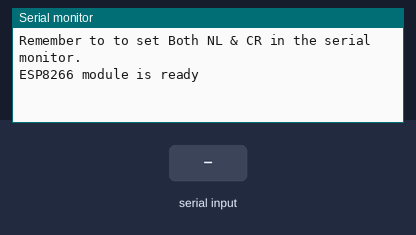
Simulated run of this sketch. Board: Arduino Uno, built with avr-gcc and run on an emulated ATmega328P. Shown: the last lines printed to the serial monitor. Inputs (shaded band) come from the test bench.

Above: at 1.2 s.
1.3 s: "1" received over the second serial link
At 2.5 s:
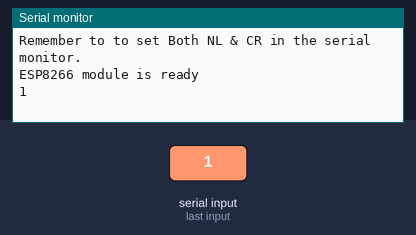
2.8 s: "0" received over the second serial link
At 3.9 s:
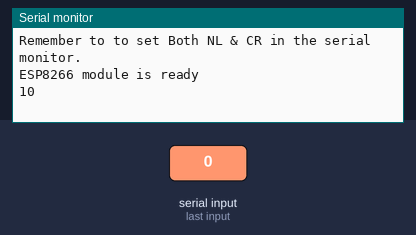

The sketch:

dialogue.ino
```cpp
// (licence header left out)
#include "SoftwareSerial.h"

#define RX_PIN 2
#define TX_PIN 3

SoftwareSerial SerialEsp(RX_PIN, TX_PIN);

void setup()
{
  // Begin serial communication with the host computer
  Serial.begin(115200);
  Serial.println("Remember to to set Both NL & CR in the serial monitor.");

  // Begin serial communication with the ESP8266 module
  SerialEsp.begin(115200);
  Serial.println("ESP8266 module is ready");
}

void loop()
{
  // We have available information to read
  if (SerialEsp.available()) {
    Serial.write(SerialEsp.read());
  }

  // We have available information to write
  if (Serial.available()) {
    SerialEsp.write(Serial.read());
  }
}
```

Measured:
- after the input at 1.3 s, the serial monitor: prints a new line at once (image 1)
- after the input at 2.8 s, the serial monitor: prints a new line at once (image 2)
